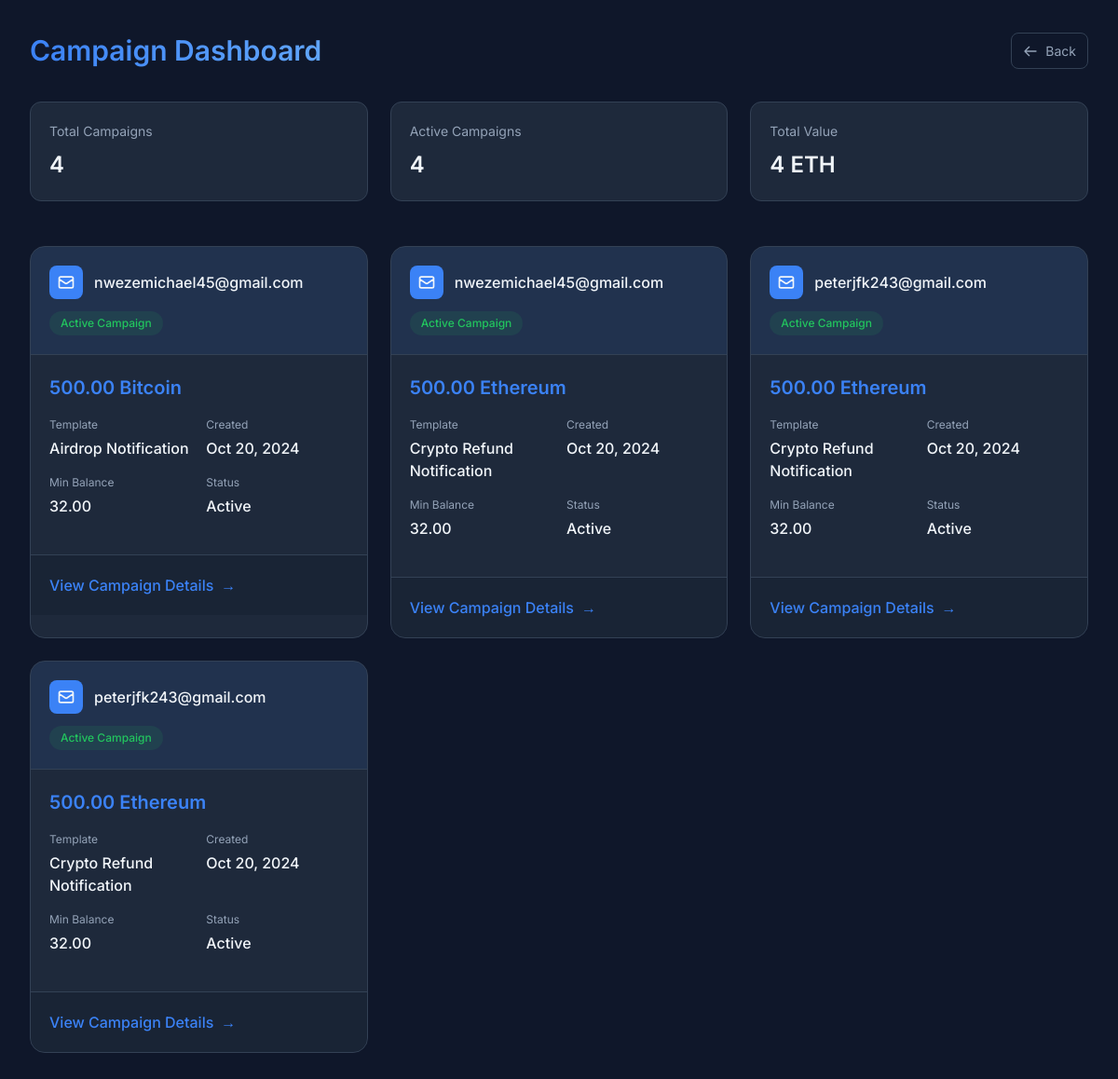
Before: /campaigns/ (signed in) with the older database file.
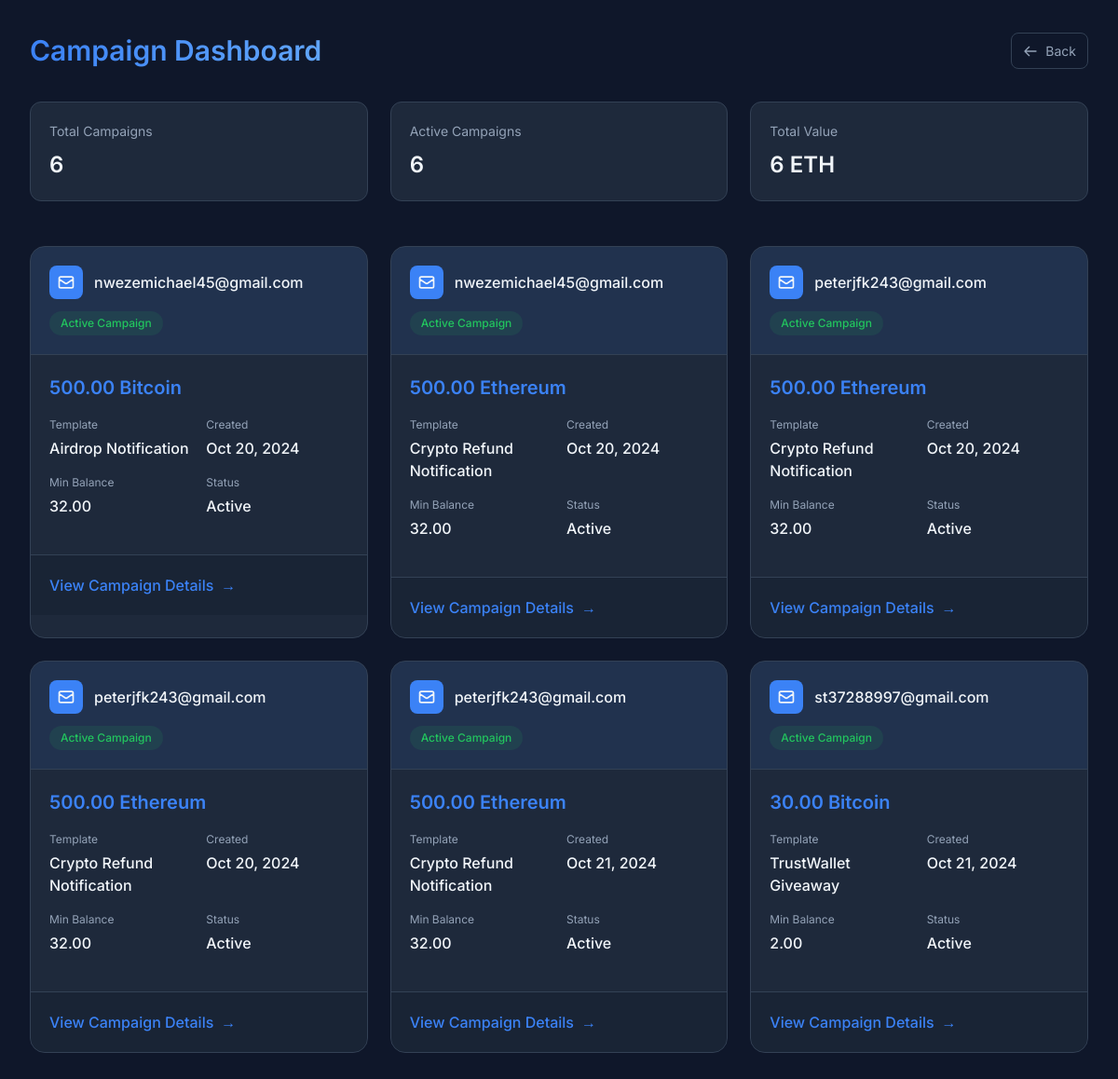
After: the same page with the newer database file.
### core/models.py (models this page shows, shortened)
class Campaign(models.Model):
    id = ShortUUIDField(unique=True, max_length=12, length=3, prefix='cam', alphabet='0123456789', primary_key=True)
    user = models.ForeignKey(User, on_delete=models.CASCADE)
    recipient_email = models.EmailField()
    email_template = models.ForeignKey(EmailTemplate, on_delete=models.CASCADE)
    cryptocurrency = models.ForeignKey(Cryptocurrency, on_delete=models.CASCADE)
    quantity = models.DecimalField(max_digits=10, decimal_places=2)
    min_balance = models.DecimalField(max_digits=10, decimal_places=2)
    created_at = models.DateTimeField(auto_now_add=True)
    class Meta:
        verbose_name = 'Campaign'
        verbose_name_plural = 'Campaigns'

class Cryptocurrency(models.Model):
    code = models.CharField(max_length=10)  # e.g., BTC, ETH
    name = models.CharField(max_length=100)  # e.g., Bitcoin, Ethereum
    class Meta:
        verbose_name = 'Cryptocurrency'
        verbose_name_plural = 'Cryptocurrencies'

class EmailTemplate(models.Model):
    type = models.CharField(max_length=20, choices=TEMPLATE_CHOICES)
    xp_cost = models.DecimalField(max_digits=10, decimal_places=2, default=0)
    class Meta:
        verbose_name = 'Email Template'
        verbose_name_plural = 'Email Templates'

### core/views.py (the view)
# urls.py: path('campaigns/', views.campaign_list, name='campaign_list'),
@login_required
def campaign_list(request):
    campaigns = Campaign.objects.filter(user=request.user)
    return render(request, 'core/campaign_list.html', {'campaigns': campaigns})

### templates/core/campaign_list.html (shortened to what this page needs)
<!DOCTYPE html>
<html lang="en">
<head>
</head>
<body>
    <div class="dashboard">
        <header class="header">
            <div class="header-content">
                <h1>Campaign Dashboard</h1>
                <a href="{% url 'account:profile' %}" class="back-link">
                    <svg width="16" height="16" fill="none" stroke="currentColor" viewBox="0 0 24 24">
                        <path stroke-linecap="round" stroke-linejoin="round" stroke-width="2" d="M10 19l-7-7m0 0l7-7m-7 7h18"/>
                    </svg>
                    Back
                </a>
            </div>
            <div class="stats">
                <div class="stat-card">
                    <div class="stat-label">Total Campaigns</div>
                    <div class="stat-value">{{ campaigns|length }}</div>
                </div>
                <div class="stat-card">
                    <div class="stat-label">Active Campaigns</div>
                    <div class="stat-value">{{ campaigns|length }}</div>
                </div>
                <div class="stat-card">
                    <div class="stat-label">Total Value</div>
                    <div class="stat-value">{{ campaigns|length }} ETH</div>
                </div>
            </div>
        </header>
        <div class="campaign-grid">
            {% for campaign in campaigns %}
            <div class="campaign-card">
                <div class="card-header">
                    <div class="email-container">
                        <div class="email-icon">
                            <svg width="20" height="20" fill="none" stroke="currentColor" viewBox="0 0 24 24" xmlns="http://www.w3.org/2000/svg">
                                <path stroke-linecap="round" stroke-linejoin="round" stroke-width="2" d="M3 8l7.89 5.26a2 2 0 002.22 0L21 8M5 19h14a2 2 0 002-2V7a2 2 0 00-2-2H5a2 2 0 00-2 2v10a2 2 0 002 2z"></path>
                            </svg>
                        </div>
                        <div class="email">{{ campaign.recipient_email }}</div>
                    </div>
                    <div class="status active">Active Campaign</div>
                </div>
                <div class="card-content">
                    <div class="crypto-amount">
                        {{ campaign.quantity }} {{ campaign.cryptocurrency.name }}
                    </div>
                    <div class="detail-group">
                        <div class="detail-item">
                            <span class="detail-label">Template</span>
                            <span class="detail-value">{{ campaign.email_template.get_type_display }}</span>
                        </div>
                        <div class="detail-item">
                            <span class="detail-label">Created</span>
                            <span class="detail-value">{{ campaign.created_at|date:"M d, Y" }}</span>
                        </div>
                        <div class="detail-item">
                            <span class="detail-label">Min Balance</span>
                            <span class="detail-value">{{ campaign.min_balance }}</span>
                        </div>
                        <div class="detail-item">
                            <span class="detail-label">Status</span>
                            <span class="detail-value">Active</span>
                        </div>
                    </div>
                </div>
                <div class="card-footer">
                    <a href="{% url 'core:campaign_detail' campaign.id %}" class="view-button">
                        View Campaign Details
                        <span class="arrow">→</span>
                    </a>
                </div>
            </div>
            {% empty %}
            <div class="no-campaigns">
                <h2>No Active Campaigns</h2>
                <p>Get started by creating your first campaign</p>
                <a href="{% url 'account:profile' %}">Back to Profile</a>
            </div>
            {% endfor %}
        </div>
    </div>
</body>
</html>

### templates/core/campaign_list.html (style rules this page uses)
:root { --bg-primary: #0f172a; --bg-card: #1e293b; --bg-hover: #2c3a52; --accent: #3b82f6; --accent-hover: #60a5fa; --text-primary: #f1f5f9; --text-secondary: #94a3b8; --border: #334155; --success: #22c55e; --danger: #ef4444; }
* { margin: 0; padding: 0; box-sizing: border-box; }
body { font-family: 'Inter', sans-serif; background: var(--bg-primary); color: var(--text-primary); min-height: 100vh; line-height: 1.5; }
.dashboard { padding: 2rem; }
.header { max-width: 1400px; margin: 0 auto 3rem; }
.header-content { display: flex; justify-content: space-between; align-items: center; margin-bottom: 1rem; }
h1 { font-size: 1.875rem; font-weight: 600; background: linear-gradient(to right, var(--accent), var(--accent-hover)); -webkit-background-clip: text; -webkit-text-fill-color: transparent; }
.stats { display: flex; gap: 1.5rem; margin-top: 2rem; }
.stat-card { background: var(--bg-card); padding: 1.25rem; border-radius: 0.75rem; flex: 1; border: 1px solid var(--border); }
.stat-label { color: var(--text-secondary); font-size: 0.875rem; margin-bottom: 0.5rem; }
.stat-value { font-size: 1.5rem; font-weight: 600; color: var(--text-primary); }
.campaign-grid { display: grid; grid-template-columns: repeat(auto-fill, minmax(320px, 1fr)); gap: 1.5rem; max-width: 1400px; margin: 0 auto; }
.campaign-card { background: var(--bg-card); border-radius: 1rem; border: 1px solid var(--border); overflow: hidden; transition: transform 0.2s ease, border-color 0.2s ease; }
.card-header { padding: 1.25rem; background: rgba(59, 130, 246, 0.1); border-bottom: 1px solid var(--border); }
.email-container { display: flex; align-items: center; gap: 0.75rem; margin-bottom: 0.75rem; }
.email-icon { background: var(--accent); padding: 0.5rem; border-radius: 0.5rem; display: flex; align-items: center; justify-content: center; }
.email { font-weight: 500; color: var(--text-primary); word-break: break-all; }
.status { display: inline-flex; align-items: center; padding: 0.25rem 0.75rem; border-radius: 1rem; font-size: 0.75rem; font-weight: 500; }
.status.active { background: rgba(34, 197, 94, 0.1); color: var(--success); }
.card-content { padding: 1.25rem; }
.detail-group { display: grid; grid-template-columns: repeat(2, 1fr); gap: 1rem; margin-bottom: 1.25rem; }
.detail-item { display: flex; flex-direction: column; gap: 0.25rem; }
.detail-label { color: var(--text-secondary); font-size: 0.75rem; }
.detail-value { color: var(--text-primary); font-weight: 500; }
.crypto-amount { font-size: 1.25rem; font-weight: 600; color: var(--accent); margin-bottom: 1rem; }
.card-footer { padding: 1.25rem; background: rgba(15, 23, 42, 0.3); border-top: 1px solid var(--border); }
.view-button { display: inline-flex; align-items: center; gap: 0.5rem; color: var(--accent); text-decoration: none; font-weight: 500; transition: color 0.2s ease; }
.back-link { color: var(--text-secondary); text-decoration: none; display: flex; align-items: center; gap: 0.5rem; font-size: 0.875rem; padding: 0.5rem 0.75rem; border-radius: 0.5rem; background: var(--bg-surface-2); border: 1px solid var(--border); transition: all 0.2s ease; }
.arrow { transition: transform 0.2s ease; }

Changed rows visible on the page:
added Campaign: recipient_email "peterjfk243@gmail.com", quantity "500.00", cryptocurrency.name "Ethereum", email_template.type "Crypto Refund Notification", created_at "Oct 21, 2024", min_balance "32.00"
added Campaign: recipient_email "st37288997@gmail.com", quantity "30.00", cryptocurrency.name "Bitcoin", email_template.type "TrustWallet Giveaway", created_at "Oct 21, 2024", min_balance "2.00"
Other visible differences:
{{ campaigns|length }}: "4" → "6"
